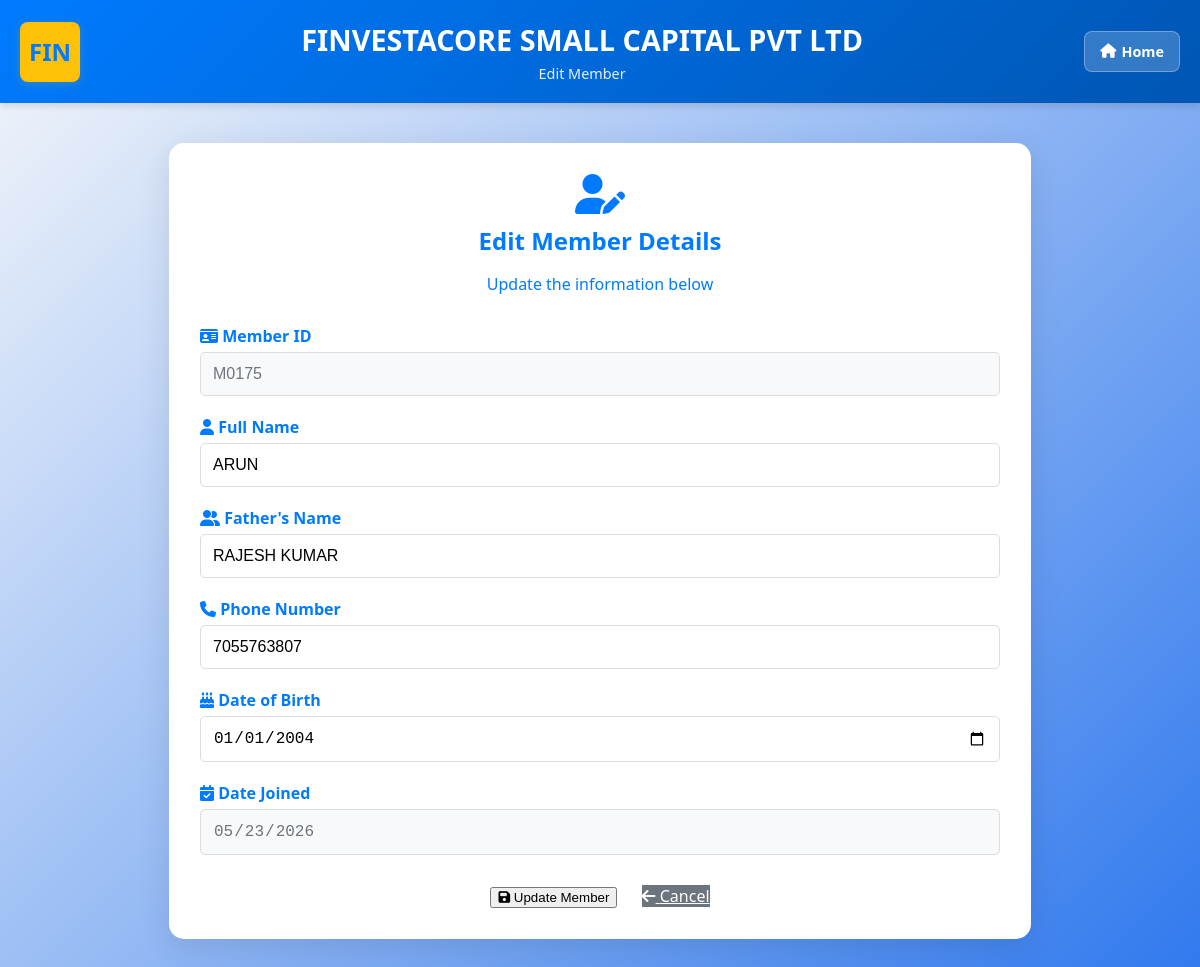
Page /member/edit/M0175 on the committed database.
### tables this page shows
CREATE TABLE members (
                id TEXT PRIMARY KEY,
                date_joined TEXT,
                full_name TEXT NOT NULL,
                father_name TEXT,
                gender TEXT,
                dob TEXT,
                marital_status TEXT,
                spouse_name TEXT,
                phone_number TEXT UNIQUE NOT NULL,
                address TEXT,
                pincode TEXT,
                district TEXT,
                state TEXT,
                aadhaar TEXT UNIQUE,
                pan TEXT UNIQUE,
                ifsc TEXT,
                account_number TEXT,
                bank_branch TEXT,
                bank_address TEXT,
                guarantor_name TEXT,
                guarantor_mobile TEXT,
                guarantor_address TEXT
            , education TEXT, occupation TEXT, nominee_dob TEXT, nominee_age TEXT, nominee_name TEXT NOT NULL DEFAULT "", nominee_relation TEXT NOT NULL DEFAULT "", guarantor_relation TEXT NOT NULL DEFAULT "");

### app.py (the view, shortened to what this page needs)
@app.route('/member/edit/<id>', methods=['GET', 'POST'])
def edit_member(id):
    with get_db_connection() as conn:
        cursor = conn.cursor()
        cursor.execute('SELECT * FROM members WHERE id = ?', (id,))
        row = cursor.fetchone()
        if not row:
            flash(f'Member {id} not found.', 'error')
            return redirect(url_for('member_details'))
        member = dict(row)
    return render_template('edit_member.html', member=member)

### app.py (called while the page is built)
def get_db_connection():
    conn = sqlite3.connect(DB_PATH)
    conn.row_factory = sqlite3.Row # Allows dict-like access
    conn.execute("PRAGMA busy_timeout = 5000")  # 5s retry on lock
    return conn

### templates/edit_member.html (shortened to what this page needs)
<!DOCTYPE html>
<html lang="en">
<head>
    <link rel="stylesheet" href="https://cdnjs.cloudflare.com/ajax/libs/font-awesome/6.4.0/css/all.min.css">
</head>
<body>
    <header>
        <div class="header-left">
            <div class="logo">FIN</div>
        </div>
        <div class="header-center">
            <h1>FINVESTACORE SMALL CAPITAL PVT LTD</h1>
            <p>Edit Member</p>
        </div>
        <a href="/" class="home-button" title="Go Home">
            <i class="fas fa-home"></i> Home
        </a>
    </header>
    <div class="container">
        <div class="form-header">
            <i class="fas fa-user-edit"></i>
            <h2>Edit Member Details</h2>
            <p>Update the information below</p>
        </div>
        <form id="editMemberForm" method="POST" action="{{ url_for('edit_member', id=member.id) }}">
            <div class="form-group">
                <label for="member_id"><i class="fas fa-id-card"></i> Member ID</label>
                <input type="text" id="member_id" name="member_id" value="{{ member.id }}" readonly class="readonly">
            </div>
            <div class="form-group">
                <label for="full_name"><i class="fas fa-user"></i> Full Name</label>
                <input type="text" id="full_name" name="full_name" value="{{ member.full_name or '' }}" required>
            </div>
            <div class="form-group">
                <label for="father_name"><i class="fas fa-user-friends"></i> Father's Name</label>
                <input type="text" id="father_name" name="father_name" value="{{ member.father_name or '' }}" required>
            </div>
            <div class="form-group">
                <label for="phone_number"><i class="fas fa-phone"></i> Phone Number</label>
                <input type="tel" id="phone_number" name="phone_number" value="{{ member.phone_number or '' }}" required>
            </div>
            <div class="form-group">
                <label for="dob"><i class="fas fa-birthday-cake"></i> Date of Birth</label>
                <input type="date" id="dob" name="dob" value="{{ member.dob or '' }}" required>
            </div>
            <div class="form-group">
                <label for="date_joined"><i class="fas fa-calendar-check"></i> Date Joined</label>
                <input type="date" id="date_joined" name="date_joined" value="{{ member.date_joined or '' }}" readonly class="readonly">
            </div>
            <div class="btn-group">
                <button type="submit" class="btn btn-primary"><i class="fas fa-save"></i> Update Member</button>
                <a href="{{ url_for('member_details') }}" class="btn btn-secondary"><i class="fas fa-arrow-left"></i> Cancel</a>
            </div>
        </form>
    </div>
</body>
</html>

### templates/edit_member.html (style rules this page uses)
body { font-family: 'Segoe UI', Tahoma, Geneva, Verdana, sans-serif; margin: 0; padding: 0; background: linear-gradient(135deg, #f5f7fa 0%, #3079ee 100%); color: #333; }
header { background: linear-gradient(135deg, #007bff 0%, #0056b3 100%); color: white; padding: 20px; box-shadow: 0 4px 6px rgba(7, 2, 2, 0.1); display: flex; align-items: center; justify-content: space-between; }
.header-left { display: flex; align-items: center; gap: 15px; }
.logo { width: 60px; height: 60px; border-radius: 8px; box-shadow: 0 2px 10px rgba(241, 198, 4, 0.2); background-color: #ffc107; display: flex; align-items: center; justify-content: center; font-size: 1.5em; font-weight: bold; color: #007bff; }
.home-button { background: rgba(255, 255, 255, 0.2); color: white; border: 1px solid rgba(255, 255, 255, 0.3); padding: 10px 15px; border-radius: 8px; cursor: pointer; font-size: 0.9em; font-weight: bold; text-decoration: none; display: inline-flex; align-items: center; gap: 5px; transition: all 0.3s ease; }
.header-center { flex: 1; text-align: center; }
.header-center h1 { margin: 0; font-size: 1.8em; }
.header-center p { margin: 5px 0 0 0; font-size: 0.9em; opacity: 0.9; }
.container { max-width: 800px; margin: 40px auto; padding: 30px; background: white; border-radius: 15px; box-shadow: 0 8px 32px rgba(0, 0, 0, 0.1); border: 1px solid rgba(255, 255, 255, 0.2); }
.form-header { text-align: center; color: #007bff; margin-bottom: 30px; }
.form-header i { font-size: 2.5em; margin-bottom: 10px; display: block; }
.form-header h2 { margin: 0 0 5px 0; }
.form-group { margin-bottom: 20px; }
.form-group label { display: block; font-weight: bold; margin-bottom: 5px; color: #007bff; }
.form-group input, .form-group select, .form-group textarea { width: 100%; padding: 12px; border: 1px solid #ddd; border-radius: 5px; font-size: 16px; box-sizing: border-box; }
.btn-group { text-align: center; margin-top: 30px; }
.btn-group a, .btn-group button { margin: 0 10px; }
.btn-secondary { background: #6c757d; color: white; }
.readonly { background-color: #f8f9fa; color: #6c757d; }

### rows in the picture
members: member_id "M0175", full_name "ARUN", father_name "RAJESH KUMAR", phone_number "7055763807", dob "01/01/2004", date_joined "05/23/2026"
